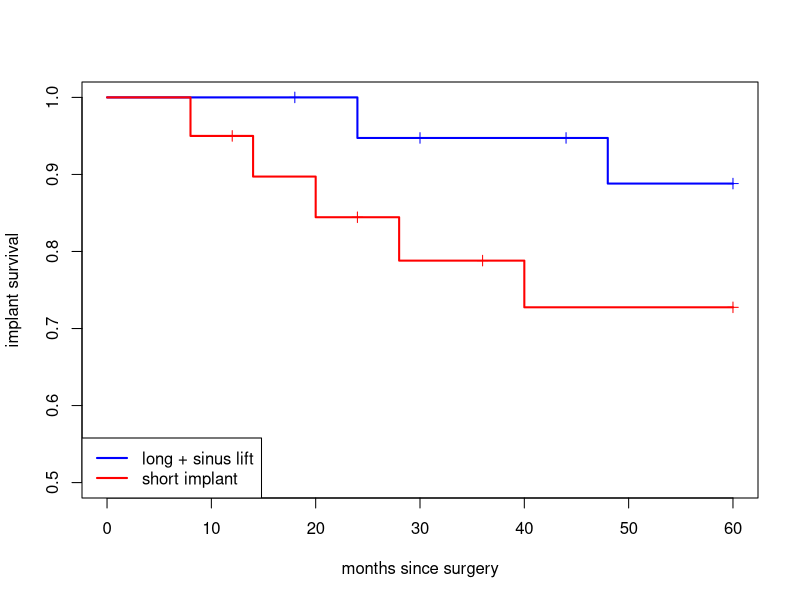

The R source for this figure:
# ---------------------------------------------------------------------
# 6.  Optional: time to implant loss - Kaplan-Meier and log-rank
# ---------------------------------------------------------------------
# A closed cohort: forty patients with a short posterior maxilla, all
# operated at time zero, twenty with a short implant and twenty with a
# long implant plus sinus lift, then followed for up to five years.
# months = time under observation; lost = 1 means the implant was lost
# at that time, lost = 0 means the patient was still event-free when we
# last saw them (censored: moved away, or the study simply ended at 60).

implants <- data.frame(
  patient = 1:40,
  group   = rep(c("short implant", "long + sinus lift"), each = 20),
  months  = c( 8, 14, 20, 28, 40, 12, 24, 36, 60, 60,
              60, 60, 60, 60, 60, 60, 60, 60, 60, 60,
              24, 48, 18, 30, 44, 60, 60, 60, 60, 60,
              60, 60, 60, 60, 60, 60, 60, 60, 60, 60),
  lost    = c( 1,  1,  1,  1,  1,  0,  0,  0,  0,  0,
               0,  0,  0,  0,  0,  0,  0,  0,  0,  0,
               1,  1,  0,  0,  0,  0,  0,  0,  0,  0,
               0,  0,  0,  0,  0,  0,  0,  0,  0,  0))

View(implants)                   # opens the data like an Excel sheet -
                                 # one row per patient, read a few rows
                                 # and say out loud what each one means

library(survival)                # comes with R, nothing to install

fit <- survfit(Surv(months, lost) ~ group, data = implants)

plot(fit, col = c("blue", "red"), lwd = 2, ylim = c(0.5, 1),
     mark.time = TRUE,           # draw a tick at every censored patient
     xlab = "months since surgery", ylab = "implant survival")
legend("bottomleft", c("long + sinus lift", "short implant"),
       col = c("blue", "red"), lwd = 2)
# Every step down is a lost implant; the little ticks are censored
# patients - they leave the curve without pulling it down. At five
# years: 89% vs 73%.

survdiff(Surv(months, lost) ~ group, data = implants)   # log-rank test
# p = 0.2. The curves LOOK different, and the test says: with 5 losses
# against 2, chance alone produces a gap this size about once in five
# studies. 
